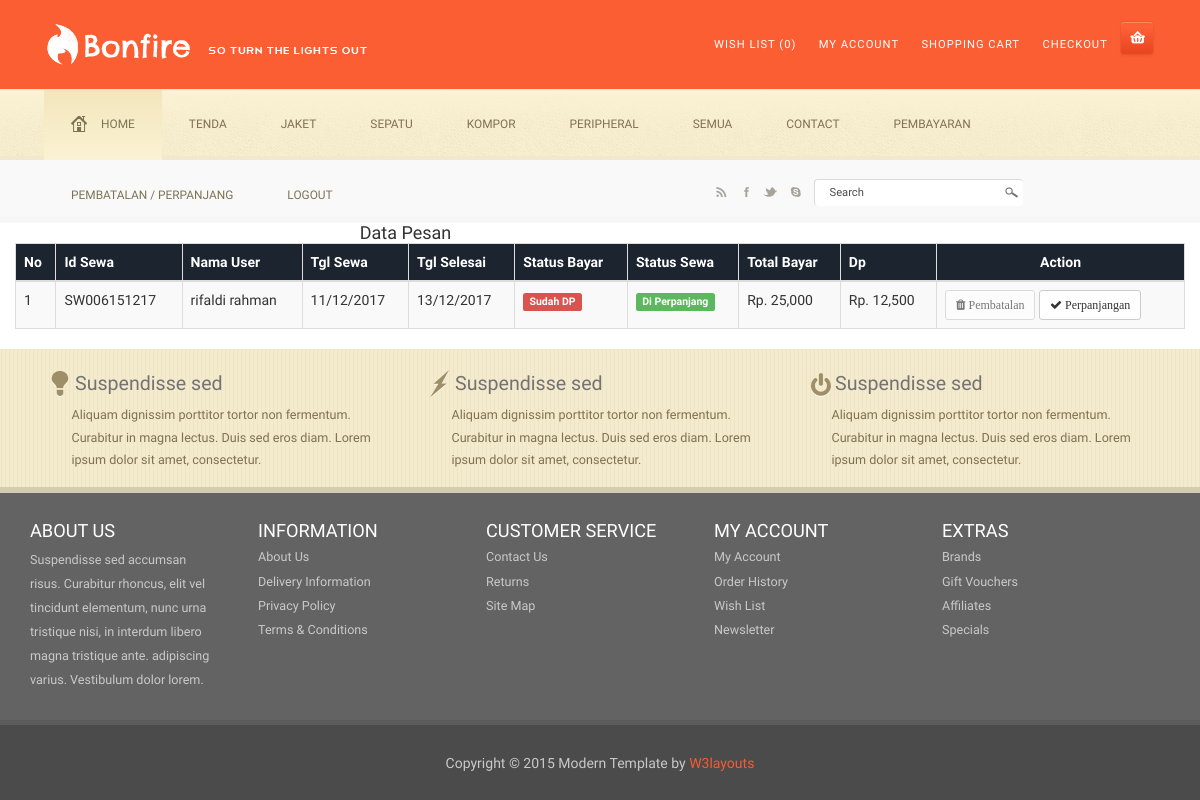
The page /pembatalan.php (signed in) on the database as committed earlier.
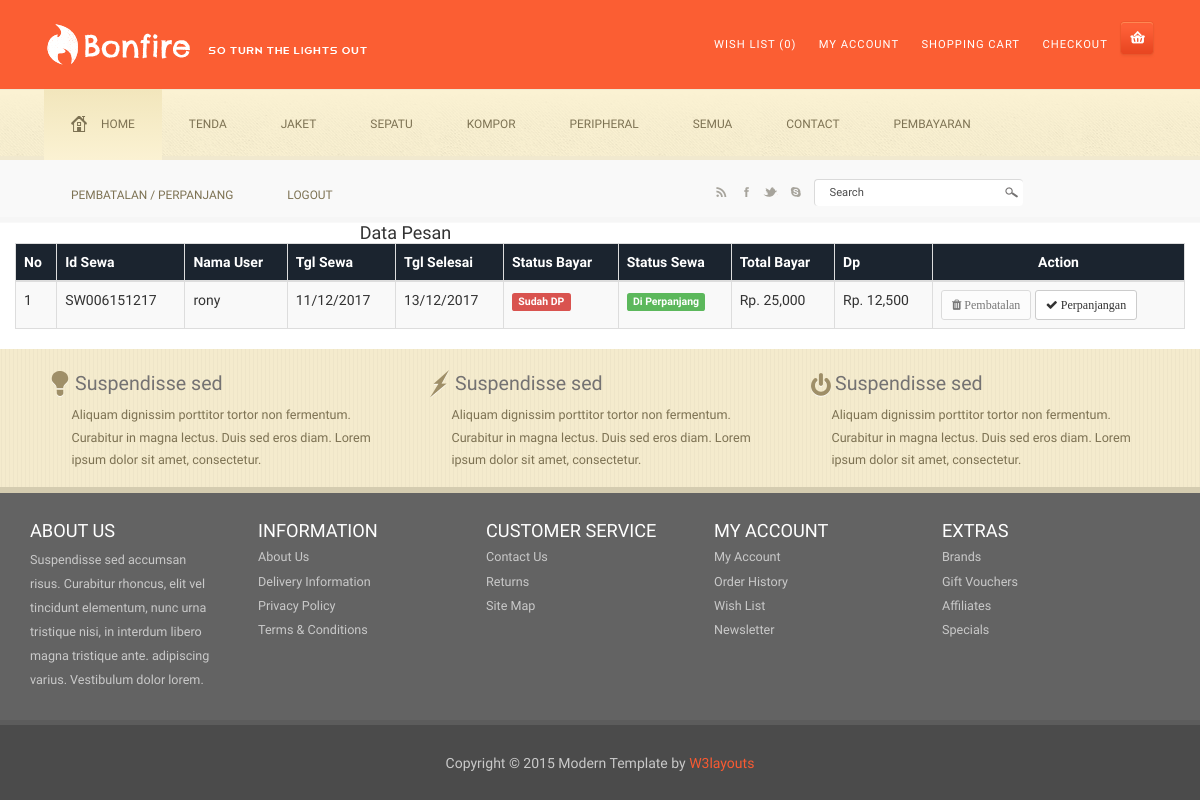
The same page on the database as committed later.
### tables this page shows
CREATE TABLE IF NOT EXISTS `sewa` (
  `id_sewa` varchar(255) NOT NULL,
  `id_user` int(11) DEFAULT NULL,
  `tgl_sewa` date DEFAULT NULL,
  `tgl_selesai` date DEFAULT NULL,
  `tgl_expired` date DEFAULT NULL,
  `status_bayar` int(11) DEFAULT NULL,
  `status_sewa` int(11) DEFAULT NULL,
  `total_bayar` int(11) DEFAULT NULL,
  `dp` int(11) DEFAULT NULL
);

CREATE TABLE IF NOT EXISTS `m_user` (
  `id_user` int(11) NOT NULL,
  `tgl_daftar` datetime DEFAULT NULL ON UPDATE CURRENT_TIMESTAMP,
  `nama_user` varchar(255) DEFAULT NULL,
  `username` varchar(255) DEFAULT NULL,
  `email` varchar(255) DEFAULT NULL,
  `password` varchar(255) DEFAULT NULL,
  `id_provinsi` varchar(255) DEFAULT NULL,
  `id_kota` varchar(255) DEFAULT NULL,
  `id_kecamatan` varchar(255) DEFAULT NULL,
  `kode_pos` varchar(255) DEFAULT NULL,
  `alamat_lengkap` varchar(255) DEFAULT NULL,
  `status` varchar(255) DEFAULT NULL
);

### pembatalan.php (the view, shortened to what this page needs)
<?php include 'header.php'; ?>
<?php
$sql = mysql_query("SELECT * FROM sewa,m_user WHERE sewa.id_user = '$_SESSION[id_user]'
					AND sewa.id_user = m_user.id_user
					AND sewa.status_sewa in (2,4)");
?>
<div class="container">
	<div class="row">
		<h4>Data Pesan</h4>
		<table id="example" class="display" width="100%" cellspacing="0">
			<thead class="thead-inverse">
				<tr class="bg-primary">
					<th>No</th>
					<th>Id Sewa</th>
					<th>Nama User</th>
					<th>Tgl Sewa</th>
					<th>Tgl Selesai</th>
					<th>Status Bayar</th>
					<th>Status Sewa</th>
					<th>Total Bayar</th>
					<th>Dp</th>
					<th style="text-align: center;">Action</th>
				</tr>
			</thead>
			<tbody>
				<?php
				$no=1;
				while($row = mysql_fetch_array($sql)){
					if($row['status_bayar']==0){
						$status_bayar = '<span class="label label-warning"> Belum Lunas </span>';
						$tombol = '';
					}else if($row['status_bayar']==1){
						$status_bayar = '<span class="label label-info"> Menunggu Konfirmasi </span>';
						$tombol = 'disabled';
					}else if($row['status_bayar']==2){
						$status_bayar = '<span class="label label-danger"> Sudah DP </span>';
					}else if($row['status_bayar']==3){
						$status_bayar = '<span class="label label-danger"> Lunas </span>';
						$tombol = 'disabled';
					}
					if($row['status_sewa']==0){
						$status_sewa = '<span class="label label-warning"> Belum Sewa </span>';
					}else if($row['status_sewa']==1){
						$status_sewa = '<span class="label label-info"> Menunggu Konfirmasi </span>';
					}else if($row['status_sewa']==2){
						$status_sewa = '<span class="label label-success"> Sedang Di Sewa </span>';
					}else if($row['status_sewa']==3){
						$status_sewa = '<span class="label label-success"> Selesai </span>';
					}else if($row['status_sewa']==4){
						$status_sewa = '<span class="label label-success"> Di Perpanjang </span>';
					}
					?>
					<tr>
						<form action="proses_bayar.php" method="POST">
							<td><?php echo $no; ?></td>
							<td><?php echo $row['id_sewa']; ?></td>
							<td><?php echo $row['nama_user']; ?></td>
							<td><?php echo date('d/m/Y',strtotime($row['tgl_sewa'])); ?></td>
							<td><?php echo date('d/m/Y',strtotime($row['tgl_selesai'])); ?></td>
							<td><?php echo $status_bayar; ?></td>
							<td><?php echo $status_sewa; ?></td>
							<td>Rp. <?php echo number_format($row['total_bayar']); ?></td>
							<td>Rp. <?php echo number_format($row['dp']); ?></td>
							<td>
								<a href="form_pembatalan.php?id_sewa=<?php echo $row['id_sewa']; ?>" title="Form Pembatalan" disabled><button type="button" name="batal" class="btn btn-sm btn-default" disabled="disabled"><i class="fa fa-trash"> Pembatalan </i></button> </a>
								<a href="form_perpanjangan.php?id_sewa=<?php echo $row['id_sewa']; ?>" title="Form Perpanjangan"><button type="button" name="perpanjang" class="btn btn-sm btn-default"><i class="fa fa-check"> Perpanjangan </i></button></a>
							</td>
						</form>
					</tr>
					<?php $no++; } ?>
				</tbody>
			</table>
</div>
</div>
<?php include 'footer.php'; ?>

Rows that differ between the two databases and show on the page:
changed through a linked row, sewa "SW006151217": id_user.nama_user "rifaldi rahman" → "rony"
